Frame 1 (no input): blank canvas, image omitted
Frame 60 (the mouse pressed at the canvas centre just before this capture): blank canvas, image omitted
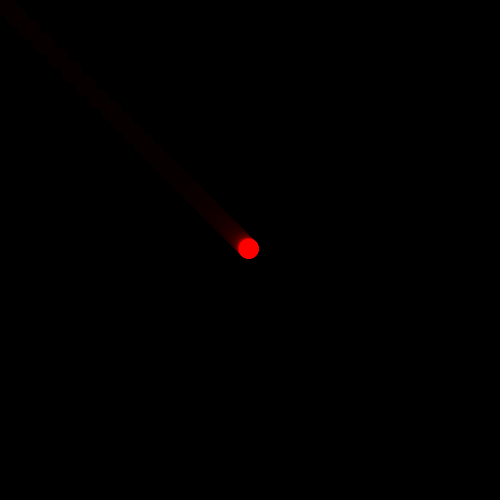
Frame 120 (the mouse held since frame 60 and released just before this capture)

The Processing sketch whose frames 1 and 60 were blank and that drew this single picture after the mouse press (run headless with seeded random() and noise(); from frame 60 on, the mouse is pressed at the canvas centre):

// Processing sketch: mathias
// ── mathias.pde
float x = 0;
float y = 0;
float xSpeed = 0;
float ySpeed = 0;


void setup(){
  
  size(500,500);
  background(0);
  frameRate(25);
  
}

void draw(){
  fade();
  
  float tmpAngle = atan2(y-mouseY, x-mouseX);
  float tmpDistance = dist(x,y,mouseX,mouseY);
  
  xSpeed -= cos(tmpAngle)*tmpDistance*(1/frameRate);
  ySpeed -= sin(tmpAngle)*tmpDistance*(1/frameRate);
  
  xSpeed *= 0.65;
  ySpeed *= 0.65;
  
  x += xSpeed;
  y += ySpeed;
  
  noStroke();
  fill(255,0,0);
  ellipse(x,y,20,20);
}

void fade(){
  noStroke();
  fill(0,20);
  rect(-1,-1,width+2,height+2);
}
